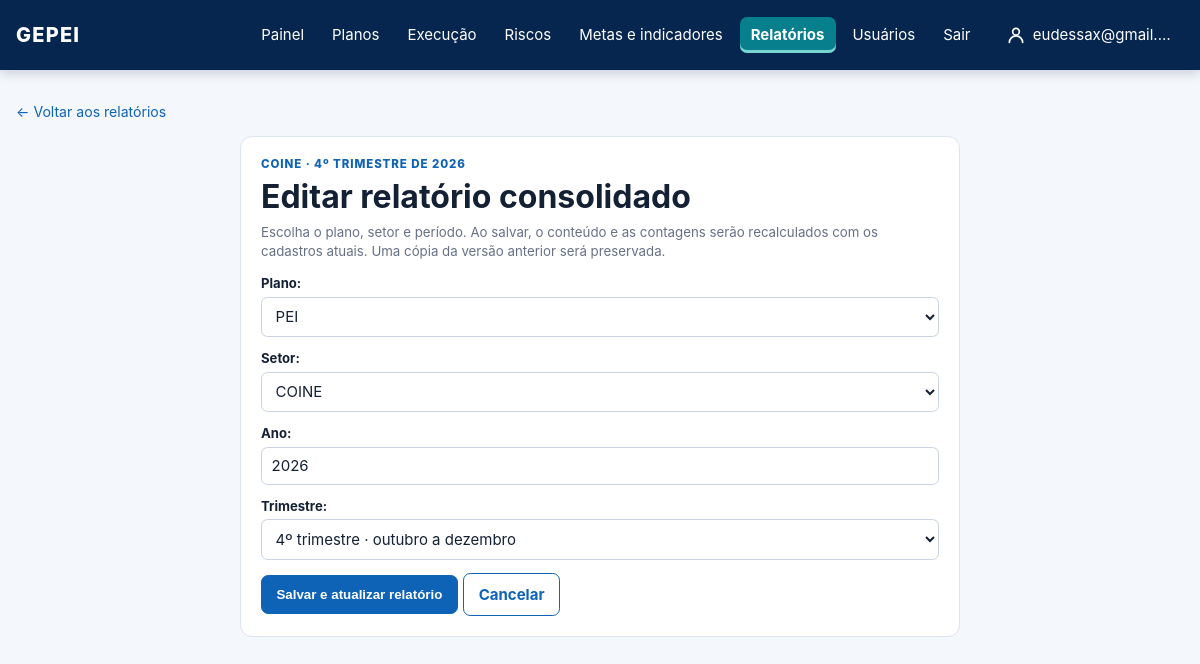
The page /relatorios/trimestrais/65/editar/ (signed in) on the database its author committed.
### core/models.py (models this page shows)
class QuarterlySectorReport(models.Model):
    unit = models.ForeignKey(OrganizationalUnit, on_delete=models.PROTECT)
    plan = models.ForeignKey(Plan, on_delete=models.PROTECT)
    year = models.PositiveSmallIntegerField()
    quarter = models.PositiveSmallIntegerField(choices=[(n, f"{n}º trimestre") for n in range(1, 5)])
    snapshot = models.JSONField(default=dict)
    consolidated_by = models.ForeignKey(settings.AUTH_USER_MODEL, on_delete=models.PROTECT)
    consolidated_at = models.DateTimeField(auto_now_add=True)
    class Meta:
        ordering = ["-year", "-quarter", "unit__name"]
        default_permissions = ("view",)
        permissions = [("consolidate_quarterlysectorreport", "Consolidar relatório trimestral do próprio setor")]
        constraints = [models.CheckConstraint(condition=models.Q(quarter__gte=1, quarter__lte=4), name="valid_report_quarter")]

class OrganizationalUnit(models.Model):
    class UnitType(models.TextChoices):
        ORGAN = "ORGAO", "Órgão"
        UNIT = "UNIDADE", "Unidade"
        SECTOR = "SETOR", "Setor"
    organization = models.ForeignKey(Organization, on_delete=models.PROTECT)
    parent = models.ForeignKey("self", null=True, blank=True, on_delete=models.PROTECT)
    name = models.CharField(max_length=180)
    acronym = models.CharField(max_length=30, blank=True)
    unit_type = models.CharField(max_length=10, choices=UnitType.choices)
    def __str__(self):
        return self.acronym or self.name

### core/quarterly_reports.py (the view, shortened to what this page needs)
# urls.py: path("relatorios/trimestrais/<int:report_id>/editar/", quarterly_reports.edit, name="quarterly_report_edit"),
@login_required
def edit(request, report_id):
    report = _get_editable_report(request, report_id)
    form = QuarterlyReportForm(
        request.POST if request.method == "POST" else None,
        units=scope_units(OrganizationalUnit.objects.order_by("name"), request.user),
        initial={"plan": report.plan_id, "unit": report.unit_id, "year": report.year, "quarter": report.quarter},
    )
    return render(request, "core/quarterly_report_form.html", {"report": report, "form": form})

### core/forms.py (shortened to what this page needs)
class QuarterlyReportForm(forms.Form):
    plan = forms.ModelChoiceField(queryset=None, label="Plano")
    unit = forms.ModelChoiceField(queryset=OrganizationalUnit.objects.none(), label="Setor")
    year = forms.IntegerField(label="Ano", min_value=2000, max_value=9999)
    quarter = forms.TypedChoiceField(label="Trimestre", coerce=int, choices=((1, "1º trimestre · janeiro a março"), (2, "2º trimestre · abril a junho"), (3, "3º trimestre · julho a setembro"), (4, "4º trimestre · outubro a dezembro")))
    def __init__(self, *args, units, **kwargs):
        from .models import Plan
        super().__init__(*args, **kwargs)
        self.fields["plan"].queryset = Plan.objects.filter(active=True).order_by("acronym")
        self.fields["unit"].queryset = units

### core/context_processors.py (called while the page is built)
def navigation_plans(request):
    if not request.user.is_authenticated:
        return {"navigation_plans": []}
    return {"navigation_plans": Plan.objects.order_by("acronym", "name")}

### core/models.py (called while the page is built)
    def __str__(self):
        return self.acronym

### core/permissions.py (called while the page is built, shortened)
def is_administrator(user):
    if user.is_superuser:
        return True
    return user.groups.filter(name__iexact=ADMINISTRATOR_GROUP_NAME).exists()

def user_unit_ids(user, for_view=False):
    if is_administrator(user) or (for_view and user.has_perm("core.view_other_units")):
        return None

def scope_units(queryset, user, for_view=False):
    ids = user_unit_ids(user, for_view=for_view)
    return queryset if ids is None else queryset.filter(pk__in=ids)

def selected_unit_for_request(request):
    ids = user_unit_ids(request.user)
    requested = request.GET.get("unit", "")
    if ids is None:
        return requested

### core/quarterly_reports.py (called while the page is built)
def _get_editable_report(request, report_id):
    if not request.user.has_perm("core.consolidate_quarterlysectorreport"):
        raise PermissionDenied
    return get_object_or_404(QuarterlySectorReport.objects.filter(unit__in=scope_units(OrganizationalUnit.objects.all(), request.user)).select_related("unit", "plan"), pk=report_id)

### templates/core/quarterly_report_form.html (shortened to what this page needs)
{% extends "base.html" %}
{% block content %}
<a class="back-link" href="{% url 'report_cycle_overview' %}?unit={{ report.unit_id }}">← Voltar aos relatórios</a>
<section class="panel form-page-panel"><p class="eyebrow">{{ report.unit.acronym }} · {{ report.quarter }}º trimestre de {{ report.year }}</p><h1>Editar relatório consolidado</h1>
<p class="form-hint">Escolha o plano, setor e período. Ao salvar, o conteúdo e as contagens serão recalculados com os cadastros atuais. Uma cópia da versão anterior será preservada.</p>
<form method="post" class="activity-form" id="report-edit-form">{% csrf_token %}{{ form.non_field_errors }}{% for field in form %}{% include "core/_form_field.html" with field=field %}{% endfor %}<div class="form-buttons"><button class="button button-primary" type="button" data-open-reconsolidation>Salvar e atualizar relatório</button><a class="button button-secondary" href="{% url 'report_cycle_overview' %}?unit={{ report.unit_id }}">Cancelar</a></div></form></section>
{% endblock %}

### templates/base.html (shortened to what this page needs)
{% load static %}
<!doctype html>
<html lang="pt-br">
<head>
  <link rel="stylesheet" href="{% static 'css/gepei.css' %}?v=20261106-acoes-2">
</head>
<body>
  <header class="topbar">
    <a class="brand" href="{% url 'dashboard' %}">GEPEI</a>
    {% if user.is_authenticated %}
      <nav>
        <a href="{% url 'dashboard' %}" {% if request.path == '/' %}class="nav-active" aria-current="page"{% endif %}>Painel</a>
        {% if perms.core.view_plan %}<a href="{% url 'pei_overview' %}" {% if '/pei/' in request.path %}class="nav-active" aria-current="page"{% endif %}>Planos</a>{% endif %}
        {% if perms.core.view_actionplan %}<a href="{% url 'action_plan_list' %}" {% if '/planos-de-acao/' in request.path and '/riscos/' not in request.path %}class="nav-active" aria-current="page"{% endif %}>Execução</a>{% endif %}
        {% if perms.core.view_risk %}<a href="{% url 'risk_overview' %}" {% if '/riscos/' in request.path %}class="nav-active" aria-current="page"{% endif %}>Riscos</a>{% endif %}
        {% if perms.core.view_strategictarget or perms.core.view_indicator %}<a href="{% if perms.core.view_indicator %}{% url 'indicator_overview' %}{% else %}{% url 'target_overview' %}{% endif %}" >Metas e indicadores</a>{% endif %}
        {% if perms.core.view_reportcycle or perms.core.view_sectorreport or perms.core.view_quarterlysectorreport or perms.core.consolidate_quarterlysectorreport %}<a href="{% url 'report_cycle_overview' %}" {% if '/relatorios/' in request.path %}class="nav-active" aria-current="page"{% endif %}>Relatórios</a>{% endif %}
        {% if perms.auth.view_user or perms.auth.view_group %}
        <details class="nav-plans{% if '/usuarios/' in request.path %} nav-active{% endif %}">
          <summary {% if '/usuarios/' in request.path %}aria-current="page"{% endif %}>Usuários</summary>
        </details>
        {% endif %}
        <form method="post" action="{% url 'logout' %}" onsubmit="return confirm('Tem certeza de que deseja sair?');">
          <button type="submit">Sair</button>
        </form>
        <a class="nav-user{% if request.path == '/minha-conta/' %} nav-active{% endif %}" href="{% url 'profile_edit' %}" title="Minha conta">
          <svg width="20" height="20" viewBox="0 0 24 24" fill="none" stroke="currentColor" stroke-width="2" stroke-linecap="round" stroke-linejoin="round" aria-hidden="true"><circle cx="12" cy="8" r="4"/><path d="M4 21c0-4.4 3.6-8 8-8s8 3.6 8 8"/></svg>
          <span>{{ user.first_name|default:user.username }}</span>
        </a>
      </nav>
    {% endif %}
  </header>
  <main class="container">
    {% block content %}{% endblock %}
  </main>
</body>
</html>

### rows shown on the page
QuarterlySectorReport: unit.acronym "COINE", quarter "4", year "2026"

### other values the page prints
{{ user.first_name|default:user.username }} "eudessax@gmail.…"
{{ field.label_tag }} "Plano:" "Setor:" "Ano:" "Trimestre:"
